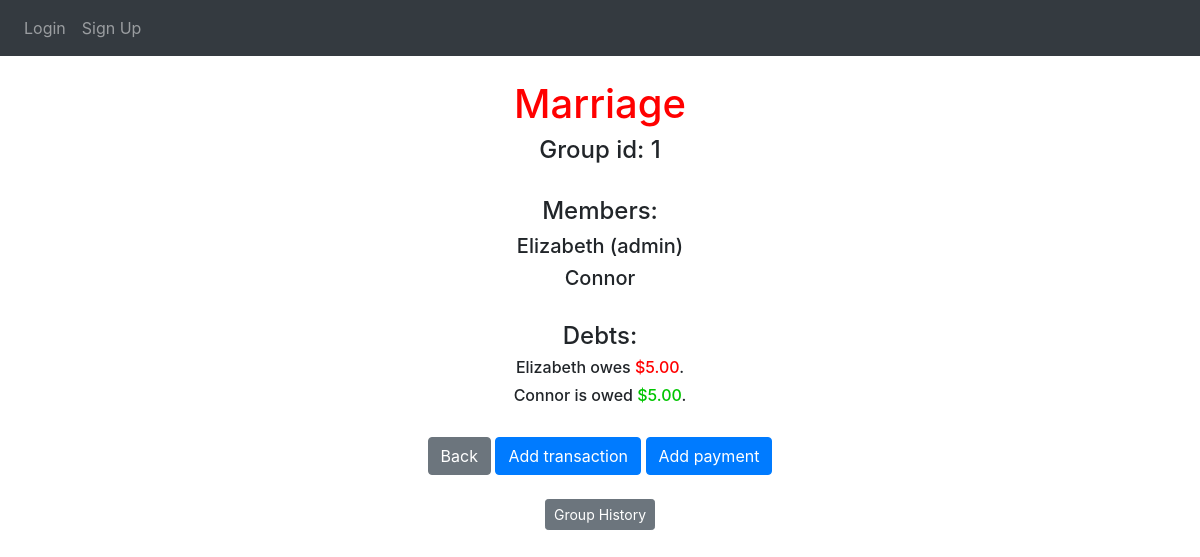
/mygroup?groupID=1, run on the app's committed database.
### website/models.py (models this page shows, shortened)
class Group(db.Model):
    id = db.Column(db.Integer, primary_key=True)
    admin_id = db.Column(db.Integer)
    group_name = db.Column(db.String(30), nullable=False)
    date_created = db.Column(db.DateTime(timezone=True), default=func.now())
    transactions = db.relationship('Transaction')
    payments = db.relationship('Payment')
    def calculate_debts(self, member):
        total_paid = 0
        total_borrowed = 0
        for transaction in self.transactions:
            if transaction.payer_id == member.id:
                total_paid += transaction.amount
            total_borrowed += (transaction.amount / len(self.members))
        overall = total_paid - total_borrowed
        for payment in self.payments:
            if payment.payer_id == member.id:
                overall += payment.amount
            if payment.recipient_id == member.id:
                overall -= payment.amount
        overall = round(overall, 2)
        return_list = [overall]
        if overall == 0:
            return_list.append(0)
        elif overall < 0:
            return_list.append(-1)
        elif overall > 0:
            return_list.append(1)
        return_list[0] = "{:,.2f}".format(abs(overall))
        return return_list

class User(db.Model, UserMixin):
    id = db.Column(db.Integer, primary_key=True)
    username = db.Column(db.String(200), nullable=False)
    email = db.Column(db.String(150), unique=True)
    password = db.Column(db.String(150))
    date_created = db.Column(db.DateTime(timezone=True), default=func.now())
    groups = db.relationship('Group', secondary=group_member, backref="members")

class Transaction(db.Model):
    id = db.Column(db.Integer, primary_key=True)
    group_id = db.Column(db.Integer, db.ForeignKey('group.id'))
    payer_id = db.Column(db.Integer, nullable=False)
    creator_id = db.Column(db.Integer, nullable=False)
    amount = db.Column(db.Float, nullable=False)
    description = db.Column(db.String(300), nullable=False)
    date_created = db.Column(db.DateTime(timezone=True), default=func.now())

### website/views.py (the view)
@views.route('mygroup', methods=["GET"])
def show_group():
    if request.method == "GET":
        group_id = request.args['groupID']
        group = Group.query.filter_by(id=group_id).first()
        return render_template("group.html", user=current_user, group=group)

### website/templates/group.html (shortened to what this page needs)
{% extends "base.html" %} {% block title %}Home{% endblock %} {% block content %}
<div class="container" align="center">
  <br><h1 align="center"><span style="color: red;">{{ group.group_name }}</span></h1>
  <h4>Group id: {{ group.id }}</h4><br>
  <h4>Members:</h4>
  {% for member in group.members %}
    {% if member.id == group.admin_id %}
      <h5>{{ member.username }} (admin)</h5>
    {% else %}
      <h5>{{ member.username }}</h5>
    {% endif %}
  {% endfor %}<br>
  <h4>Debts:</h4>
  {% for member in group.members %}
    {% if group.calculate_debts(member)[1] == 1 %}
      <h6>{{member.username}} is owed <span style="color: rgb(0, 197, 0);">${{ group.calculate_debts(member)[0] }}</span>.</h6>
    {% endif %}
    {% if group.calculate_debts(member)[1] == -1 %}
      <h6>{{member.username}} owes <span style="color: red;">${{ group.calculate_debts(member)[0] }}</span>.</h6>
    {% endif %}
  {% endfor %}<br>
  <a class="btn btn-secondary" href="/" role="button">Back</a>
  <a class="btn btn-primary" href="/add-transaction?groupID={{ group.id }}" role="button">Add transaction</a>
  <a class="btn btn-primary" href="/add-payment?groupID={{ group.id }}" role="button">Add payment</a><br><br>
  <a class="btn btn-secondary btn-sm" href="/see-transactions?groupID={{ group.id }}" role="button">Group History</a>
</div>
{% endblock %}

### data on the page
Group: group_name "Marriage", id "1"
User: username "Elizabeth"
User: username "Connor"
Transaction: amount "5.00"
